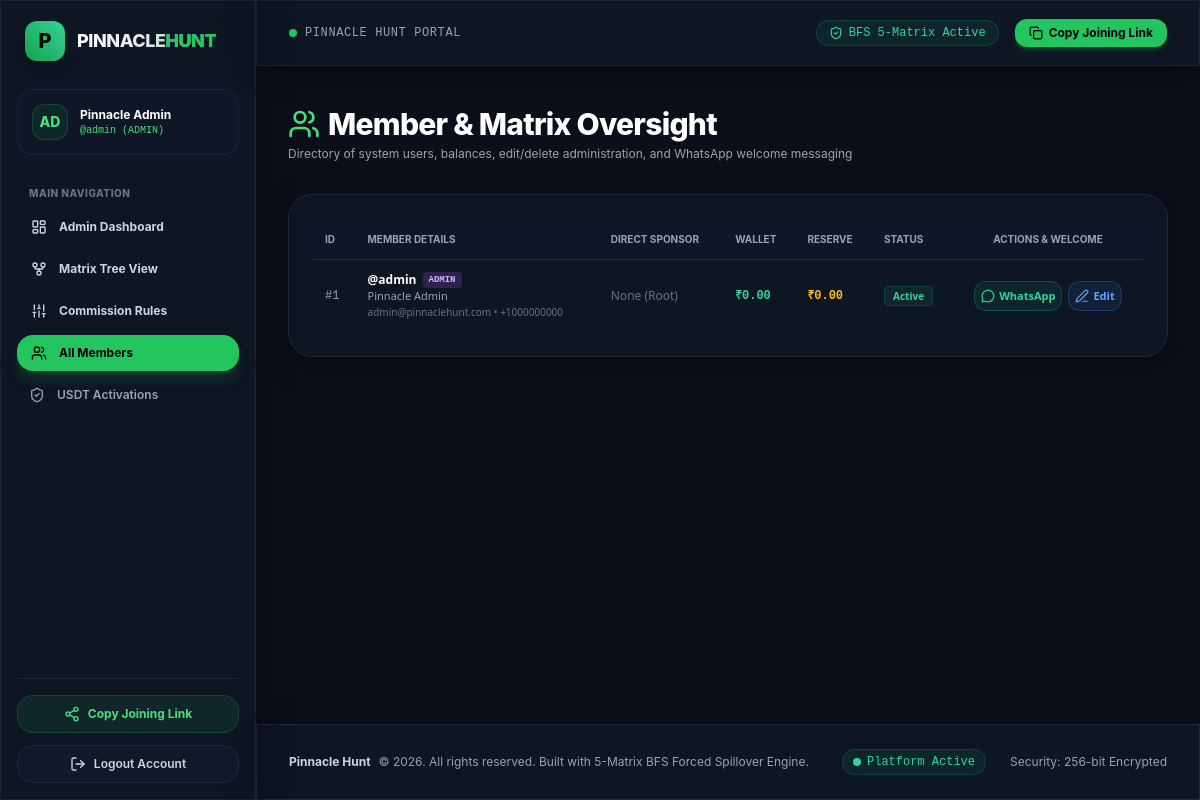
Page /index.php?page=admin_members (signed in) on the committed database.
### tables this page shows
CREATE TABLE `users` (
    `id` INT AUTO_INCREMENT PRIMARY KEY,
    `username` VARCHAR(50) NOT NULL UNIQUE,
    `email` VARCHAR(100) NOT NULL UNIQUE,
    `password` VARCHAR(255) NOT NULL,
    `full_name` VARCHAR(100) NOT NULL,
    `phone` VARCHAR(20) DEFAULT NULL,
    usdt_trc20_address VARCHAR(120) NULL,
    usdt_bep20_address VARCHAR(120) NULL,
    usdt_qr_image VARCHAR(255) NULL,
    `role` ENUM('admin', 'user') NOT NULL DEFAULT 'user',
    `sponsor_id` INT DEFAULT NULL,
    `wallet_balance` DECIMAL(15,2) NOT NULL DEFAULT 0.00,
    `reserve_balance` DECIMAL(15,2) NOT NULL DEFAULT 0.00,
    `status` ENUM('active', 'inactive', 'suspended') NOT NULL DEFAULT 'active',
    `created_at` DATETIME NOT NULL DEFAULT CURRENT_TIMESTAMP,
    FOREIGN KEY (`sponsor_id`) REFERENCES `users`(`id`) ON DELETE SET NULL
);

### views/admin/members.php (the view, shortened to what the rows shown need)
<?php require_once __DIR__ . '/../layout/header.php'; ?>
<div class="flex flex-col md:flex-row md:items-center justify-between gap-4 mb-8">
    <div>
        <h1 class="text-3xl font-extrabold text-white tracking-tight flex items-center gap-2">
            <i data-lucide="users" class="w-8 h-8 text-brand-400"></i> Member & Matrix Oversight
        </h1>
    </div>
</div>
<div class="glass-card rounded-3xl p-6 border border-gray-800">
    <div class="overflow-x-auto">
        <table class="w-full text-left text-xs text-gray-300">
            <thead class="bg-gray-900/60 uppercase text-[10px] text-gray-400 font-semibold border-b border-gray-800">
                <tr>
                    <th class="px-3 py-3">ID</th>
                    <th class="px-3 py-3">Member Details</th>
                    <th class="px-3 py-3">Direct Sponsor</th>
                    <th class="px-3 py-3">Wallet</th>
                    <th class="px-3 py-3">Reserve</th>
                    <th class="px-3 py-3">Status</th>
                    <th class="px-3 py-3 text-center">Actions & Welcome</th>
                </tr>
            </thead>
            <tbody class="divide-y divide-gray-800/60 font-mono">
                <?php if (empty($users)): ?>
                    <tr>
                        <td colspan="7" class="px-4 py-6 text-center text-gray-500 font-sans">No members registered yet.</td>
                    </tr>
                <?php else: ?>
                    <?php foreach ($users as $u): ?>
                        <?php
                            $waMsg = generateWhatsAppWelcomeMessage($u);
                            $cleanPhone = preg_replace('/[^0-9]/', '', $u['phone'] ?? '');
                            $waUrl = !empty($cleanPhone) ? "https://wa.me/" . $cleanPhone . "?text=" . urlencode($waMsg) : "https://wa.me/?text=" . urlencode($waMsg);
                        ?>
                        <tr class="hover:bg-gray-800/30 transition">
                            <td class="px-3 py-3 text-gray-400 font-mono">#<?= $u['id'] ?></td>
                            <td class="px-3 py-3 font-sans">
                                <div class="font-bold text-white flex items-center gap-1.5">
                                    @<?= htmlspecialchars($u['username']) ?>
                                    <?php if ($u['role'] === 'admin'): ?>
                                        <span class="text-[9px] bg-purple-500/20 text-purple-300 px-1.5 py-0.2 rounded font-mono font-bold">ADMIN</span>
                                    <?php endif; ?>
                                </div>
                                <div class="text-[11px] text-gray-400"><?= htmlspecialchars($u['full_name']) ?></div>
                                <div class="text-[10px] text-gray-500"><?= htmlspecialchars($u['email']) ?> <?= !empty($u['phone']) ? '• ' . htmlspecialchars($u['phone']) : '' ?></div>
                            </td>
                            <td class="px-3 py-3 text-brand-400 font-sans text-xs">
                                <?= !empty($u['sponsor_username']) ? '@' . htmlspecialchars($u['sponsor_username']) : '<span class="text-gray-500">None (Root)</span>' ?>
                            </td>
                            <td class="px-3 py-3 text-emerald-400 font-bold"><?= formatCurrency($u['wallet_balance']) ?></td>
                            <td class="px-3 py-3 text-amber-400 font-bold"><?= formatCurrency($u['reserve_balance']) ?></td>
                            <td class="px-3 py-3 font-sans">
                                <?php if ($u['status'] === 'active'): ?>
                                    <span class="px-2 py-0.5 rounded text-[10px] font-bold bg-emerald-500/10 text-emerald-400 border border-emerald-500/20">Active</span>
                                <?php elseif ($u['status'] === 'inactive'): ?>
                                    <span class="px-2 py-0.5 rounded text-[10px] font-bold bg-yellow-500/10 text-yellow-400 border border-yellow-500/20">Inactive</span>
                                <?php else: ?>
                                    <span class="px-2 py-0.5 rounded text-[10px] font-bold bg-red-500/10 text-red-400 border border-red-500/20">Suspended</span>
                                <?php endif; ?>
                            </td>
                            <td class="px-3 py-3 font-sans text-center">
                                <div class="flex items-center justify-center gap-1.5">
                                    <button onclick="openWhatsAppModal(<?= htmlspecialchars(json_encode([
                                        'id' => $u['id'],
                                        'username' => $u['username'],
                                        'full_name' => $u['full_name'],
                                        'phone' => $u['phone'],
                                        'cleanPhone' => $cleanPhone,
                                        'waUrl' => $waUrl,
                                        'message' => $waMsg
                                    ])) ?>)"
                                    title="WhatsApp Welcome Message"
                                    class="p-1.5 rounded-xl bg-emerald-500/10 hover:bg-emerald-500/20 text-emerald-400 border border-emerald-500/30 transition flex items-center gap-1 text-[11px] font-semibold">
                                        <i data-lucide="message-circle" class="w-3.5 h-3.5"></i>
                                        <span>WhatsApp</span>
                                    </button>
                                    <button onclick="openEditModal(<?= htmlspecialchars(json_encode($u)) ?>)"
                                    title="Edit Member Details"
                                    class="p-1.5 rounded-xl bg-blue-500/10 hover:bg-blue-500/20 text-blue-400 border border-blue-500/30 transition flex items-center gap-1 text-[11px] font-semibold">
                                        <i data-lucide="edit-3" class="w-3.5 h-3.5"></i>
                                        <span>Edit</span>
                                    </button>
                                </div>
                            </td>
                        </tr>
                    <?php endforeach; ?>
                <?php endif; ?>
            </tbody>
        </table>
    </div>
</div>
<?php require_once __DIR__ . '/../layout/footer.php'; ?>

### views/layout/header.php (shortened to what the rows shown need)
<!DOCTYPE html>
<html lang="en" class="dark">
<head>
    <script src="https://cdn.tailwindcss.com"></script>
</head>
<body class="min-h-screen flex flex-col antialiased selection:bg-brand-500 selection:text-black">
<?php if (isLoggedIn()): $user = currentUser(); ?>
<aside class="w-64 fixed inset-y-0 left-0 z-40 glass-card border-r border-gray-800/80 hidden md:flex flex-col justify-between p-4">
    <div class="space-y-6">
        <a href="index.php" class="flex items-center gap-3 px-2 py-1 group">
            <div class="w-10 h-10 rounded-xl bg-gradient-to-tr from-brand-600 to-emerald-400 flex items-center justify-center font-extrabold text-black text-xl shadow-lg group-hover:scale-105 transition-transform">
                P
            </div>
            <span class="font-extrabold text-lg tracking-tight bg-clip-text text-transparent bg-gradient-to-r from-white via-gray-200 to-brand-400">
                PINNACLE<span class="text-brand-500">HUNT</span>
            </span>
        </a>
        <div class="p-3.5 rounded-2xl bg-gray-900/80 border border-gray-800/80 flex items-center gap-3">
            <div class="w-9 h-9 rounded-xl bg-brand-500/10 border border-brand-500/20 text-brand-400 flex items-center justify-center font-extrabold text-sm">
                <?= strtoupper(substr($user['username'] ?? 'U', 0, 2)) ?>
            </div>
            <div class="flex-1 min-w-0">
                <div class="text-xs font-bold text-white truncate"><?= htmlspecialchars($user['full_name'] ?? '') ?></div>
                <div class="text-[10px] text-brand-400 font-mono truncate">@<?= htmlspecialchars($user['username'] ?? '') ?> (<?= strtoupper($user['role'] ?? 'USER') ?>)</div>
            </div>
        </div>
        <nav class="space-y-1.5">
            <span class="px-3 text-[10px] font-extrabold text-gray-500 uppercase tracking-wider">Main Navigation</span>
            <?php if ($user && $user['role'] === 'admin'): ?>
                <a href="index.php?page=admin_dashboard" class="flex items-center gap-3 px-3.5 py-2.5 rounded-2xl text-xs font-bold transition hover:bg-gray-800/80 hover:text-white <?= ($_GET['page'] ?? '') === 'admin_dashboard' ? 'bg-brand-500 text-black shadow-lg shadow-brand-500/20' : 'text-gray-300' ?>">
                    <i data-lucide="layout-dashboard" class="w-4 h-4"></i> Admin Dashboard
                </a>
                <a href="index.php?page=admin_matrix_tree" class="flex items-center gap-3 px-3.5 py-2.5 rounded-2xl text-xs font-bold transition hover:bg-gray-800/80 hover:text-white <?= ($_GET['page'] ?? '') === 'admin_matrix_tree' ? 'bg-brand-500 text-black shadow-lg shadow-brand-500/20' : 'text-gray-300' ?>">
                    <i data-lucide="git-fork" class="w-4 h-4"></i> Matrix Tree View
                </a>
                <a href="index.php?page=admin_settings" class="flex items-center gap-3 px-3.5 py-2.5 rounded-2xl text-xs font-bold transition hover:bg-gray-800/80 hover:text-white <?= ($_GET['page'] ?? '') === 'admin_settings' ? 'bg-brand-500 text-black shadow-lg shadow-brand-500/20' : 'text-gray-300' ?>">
                    <i data-lucide="sliders" class="w-4 h-4"></i> Commission Rules
                </a>
                <a href="index.php?page=admin_members" class="flex items-center gap-3 px-3.5 py-2.5 rounded-2xl text-xs font-bold transition hover:bg-gray-800/80 hover:text-white <?= ($_GET['page'] ?? '') === 'admin_members' ? 'bg-brand-500 text-black shadow-lg shadow-brand-500/20' : 'text-gray-300' ?>">
                    <i data-lucide="users" class="w-4 h-4"></i> All Members
                </a>
                    <a href="index.php?page=admin_usdt" class="flex items-center gap-3 px-3 py-2.5 rounded-xl text-xs font-semibold <?= $page === 'admin_usdt' ? 'bg-brand-500/10 text-brand-400 border border-brand-500/20' : 'text-gray-400 hover:text-white hover:bg-gray-800/40' ?> transition">
                        <i data-lucide="shield-check" class="w-4 h-4"></i> USDT Activations
                    </a>
            <?php endif; ?>
        </nav>
    </div>
    <div class="space-y-3 pt-4 border-t border-gray-800/80">
        <?php
            $protocol = isset($_SERVER['HTTPS']) && $_SERVER['HTTPS'] === 'on' ? "https" : "http";
            $host = $_SERVER['HTTP_HOST'] ?? 'localhost:8000';
            $asideRefUrl = "{$protocol}://{$host}/index.php?page=register&ref=" . urlencode($user['username'] ?? '');
        ?>
        <button id="asideShareBtn" onclick="copyToClipboard('<?= htmlspecialchars($asideRefUrl) ?>', 'asideShareBtn')" class="w-full py-2.5 px-3 rounded-2xl text-xs font-bold bg-brand-500/10 hover:bg-brand-500/20 text-brand-400 border border-brand-500/20 transition flex items-center justify-center gap-2">
            <i data-lucide="share-2" class="w-4 h-4"></i> Copy Joining Link
        </button>
        <a href="index.php?action=logout" class="w-full py-2.5 px-3 rounded-2xl text-xs font-semibold bg-gray-900 hover:bg-red-500/20 text-gray-300 hover:text-red-400 border border-gray-800 hover:border-red-500/30 transition flex items-center justify-center gap-2">
            <i data-lucide="log-out" class="w-4 h-4"></i> Logout Account
        </a>
    </div>
</aside>
<div class="md:ml-64 min-h-screen flex flex-col flex-1">
    <header class="sticky top-0 z-30 glass-card border-b border-gray-800/80">
        <div class="max-w-7xl mx-auto px-4 sm:px-6 lg:px-8">
            <div class="flex items-center justify-between h-16">
                <div class="flex items-center gap-3">
                    <div class="flex items-center gap-2">
                        <span class="w-2 h-2 rounded-full bg-brand-500 animate-pulse"></span>
                        <span class="text-xs font-mono text-gray-400 uppercase tracking-wider">Pinnacle Hunt Portal</span>
                    </div>
                </div>
                <div class="flex items-center gap-4">
                    <span class="hidden sm:inline-flex items-center gap-1.5 px-3 py-1 rounded-full bg-emerald-500/10 text-emerald-400 font-mono text-xs border border-emerald-500/20">
                        <i data-lucide="shield-check" class="w-3.5 h-3.5"></i> BFS 5-Matrix Active
                    </span>
                    <button id="topNavShareBtn" onclick="copyToClipboard('<?= htmlspecialchars($asideRefUrl) ?>', 'topNavShareBtn')" class="px-3.5 py-1.5 rounded-xl text-xs font-bold bg-brand-500 hover:bg-brand-600 text-black shadow-md shadow-brand-500/20 transition flex items-center gap-1.5">
                        <i data-lucide="copy" class="w-3.5 h-3.5"></i> Copy Joining Link
                    </button>
                </div>
            </div>
        </div>
    </header>
<?php endif; ?>
<main class="flex-1 max-w-7xl w-full mx-auto px-4 sm:px-6 lg:px-8 py-6">

### rows in the picture
users: username "AD", full_name "Pinnacle Admin", username "admin", role "ADMIN", id "1", email "admin@pinnaclehunt.com", phone "+1000000000", wallet_balance "₹0.00", reserve_balance "₹0.00", status "Active"
